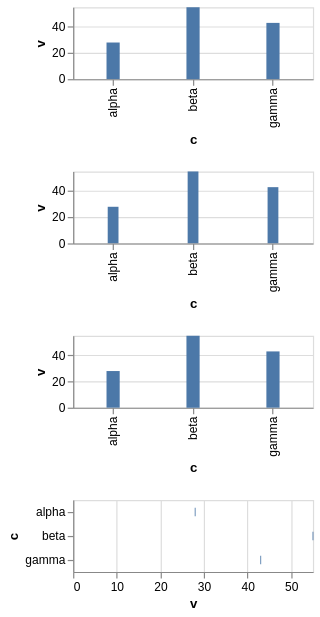

This figure's Vega-Lite source:
### Vega-Lite specification from a JSON file in a GitHub repository (floating-point values rounded to 4 significant figures)
{"$schema": "https://vega.github.io/schema/vega-lite/v6.json", "description": "A mark's size is read from the **whole** chain, not from the mark definition alone. `getBandSize` asks `getMarkPropOrConfig(useVlSizeChannel ? 'size' : sizeChannel, mark, config, {vgChannel: sizeChannel})`, and that walks the definition under Vega's name for the property, then Vega-Lite's, then the style blocks, then `config[marktype]` under each name in turn, then `config.mark`. Read as the definition plus `config[marktype][width]` alone — which is what this compiler did — a theme that says `config.bar.size` is ignored and the bar keeps the bandwidth it would have had with no theme at all. The first row states that size in a theme and nothing on the mark. The second states a `discreteBandSize`, which `getBandSize` takes *before* it measures the band: `config[mark.type]?.discreteBandSize || {band: 1}`, so the configured number wins and only its absence falls through to the whole band — and because the number is not a *fraction* of the band, the mark is centred in it rather than filling it from the leading edge, which is `isRelativeBandSize(bandSize)` in `defaultBandAlign`. The third sets `minBandSize` to zero, which is a floor of nothing and therefore no floor: upstream's test is `minBandSize ? max(…) : bandWidth`, so the bandwidth is written alone. The fourth is a tick, whose size is its height rather than its width, to say that the chain is asked under the channel the mark actually uses.", "data": {"values": [{"c": "alpha", "v": 28}, {"c": "beta", "v": 55}, {"c": "gamma", "v": 43}]}, "config": {"bar": {"size": 11}, "rect": {"discreteBandSize": 9}, "tick": {"size": 7}}, "vconcat": [{"width": 200, "height": 60, "mark": "bar", "encoding": {"x": {"field": "c", "type": "nominal"}, "y": {"field": "v", "type": "quantitative"}}}, {"width": 200, "height": 60, "mark": "rect", "encoding": {"x": {"field": "c", "type": "nominal"}, "y": {"field": "v", "type": "quantitative"}}}, {"width": 200, "height": 60, "mark": {"type": "bar", "minBandSize": 0}, "encoding": {"x": {"field": "c", "type": "nominal"}, "y": {"field": "v", "type": "quantitative"}}}, {"width": 200, "height": 60, "mark": "tick", "encoding": {"x": {"field": "v", "type": "quantitative"}, "y": {"field": "c", "type": "nominal"}}}]}
